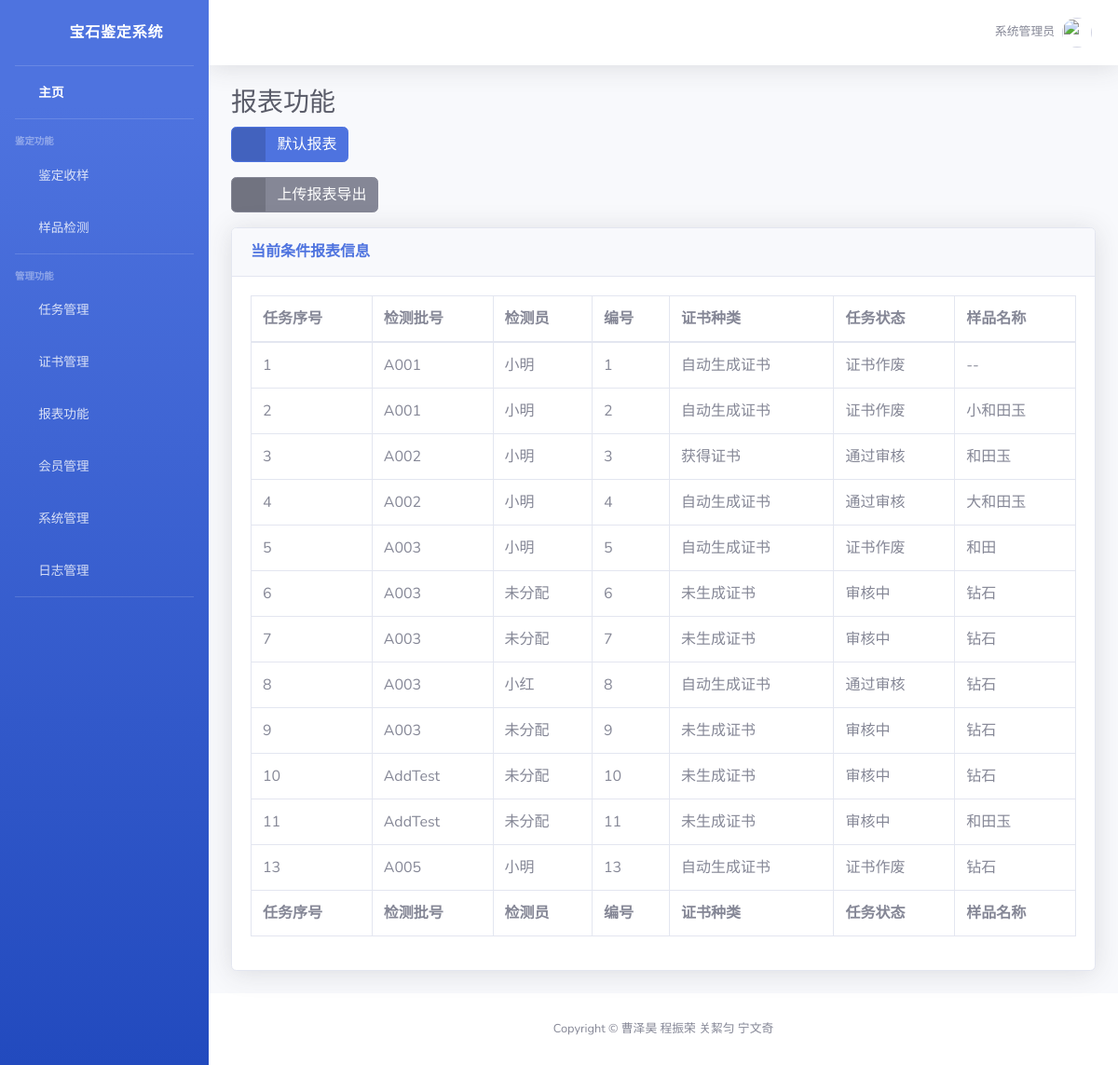
Page /gem/page5/ on the committed database.
### gem/models.py (models this page shows)
class Yangpin(models.Model):
    testNo = models.CharField(max_length=20, default='未填写')
    situation = models.CharField(max_length=20, default='未填写')
    no = models.CharField(max_length=10, default='未填写')
    result = models.CharField(max_length=20, default='未填写')
    appear = models.CharField(max_length=20, default='未填写')
    weight = models.CharField(max_length=20, default='未填写')
    midu = models.CharField(max_length=20, default='未填写')
    zheshe = models.CharField(max_length=20, default='未填写')
    jcy = models.CharField(max_length=20, default='未分配')
    certificate = models.CharField(max_length=20, default='未生成证书')
    name = models.CharField(max_length=20, default='--')

### gem/views.py (the view)
# urls.py: path('page5/', views.page5, name='page5'),
def page5(request):
    if request.method == 'POST':
        response = HttpResponse(content_type='text/csv')
        response['Content-Disposition'] = 'attachment; filename="datas.csv"'
        writer = csv.writer(response)
        writer.writerow(['任务序号', '检测批号', '检测员', '编号', '证书种类', '任务状态', '样品名称'])
        datas = Yangpin.objects.all().values_list('no', 'testNo', 'jcy', 'no', 'certificate', 'situation', 'name')
        for data in datas:
            writer.writerow(data)
        return response
    else:
        v1 = Yangpin.objects.all()
        return render(request, 'page5.html', {'v1': v1})

### gem/templates/page5.html (shortened to what this page needs)
<!DOCTYPE html>
<html>
<head>
    <link href="/static/vendor/fontawesome-free/css/all.min.css" rel="stylesheet" type="text/css">
    <link href="/static/css/sb-admin-2.min.css" rel="stylesheet">
    <link href="/static/vendor/datatables/dataTables.bootstrap4.min.css" rel="stylesheet">
</head>
<body id="page-top">
    <div id="wrapper">
        <ul class="navbar-nav bg-gradient-primary sidebar sidebar-dark accordion" id="accordionSidebar">
            <a class="sidebar-brand d-flex align-items-center justify-content-center" href="/gem/">
                <div class="sidebar-brand-icon rotate-n-15">
                    <i class="fas fa-laugh-wink"></i>
                </div>
                <div class="sidebar-brand-text mx-3">宝石鉴定系统</div>
            </a>
            <hr class="sidebar-divider my-0">
            <li class="nav-item active">
                <a class="nav-link" href="/gem/">
                    <i class="fas fa-fw fa-tachometer-alt"></i>
                    <span>主页</span></a>
            </li>
            <hr class="sidebar-divider">
            <div class="sidebar-heading">
                鉴定功能
            </div>
            <li class="nav-item">
                <a class="nav-link" href="/gem/page1/">
                    <i class="fas fa-fw fa-chart-area"></i>
                    <span>鉴定收样</span></a>
            </li>
            <li class="nav-item">
                <a class="nav-link" href="/gem/page2/">
                    <i class="fas fa-fw fa-chart-area"></i>
                    <span>样品检测</span></a>
            </li>
            <hr class="sidebar-divider">
            <div class="sidebar-heading">
                管理功能
            </div>
            <li class="nav-item">
                <a class="nav-link" href="/gem/page3/">
                    <i class="fas fa-fw fa-table"></i>
                    <span>任务管理</span></a>
            </li>
            <li class="nav-item">
                <a class="nav-link" href="/gem/page4/">
                    <i class="fas fa-fw fa-table"></i>
                    <span>证书管理</span></a>
            </li>
            <li class="nav-item">
                <a class="nav-link" href="/gem/page5/">
                    <i class="fas fa-fw fa-table"></i>
                    <span>报表功能</span></a>
            </li>
            <li class="nav-item">
                <a class="nav-link" href="/gem/page6/">
                    <i class="fas fa-fw fa-table"></i>
                    <span>会员管理</span></a>
            </li>
            <li class="nav-item">
                <a class="nav-link" href="/admin/">
                    <i class="fas fa-fw fa-table"></i>
                    <span>系统管理</span></a>
            </li>
            <li class="nav-item">
                <a class="nav-link" href="/admin/">
                    <i class="fas fa-fw fa-table"></i>
                    <span>日志管理</span></a>
            </li>
            <hr class="sidebar-divider d-none d-md-block">
        </ul>
        <div id="content-wrapper" class="d-flex flex-column">
            <div id="content">
                <nav class="navbar navbar-expand navbar-light bg-white topbar mb-4 static-top shadow">
                    <ul class="navbar-nav ml-auto">
                        <li class="nav-item dropdown no-arrow">
                            <a class="nav-link dropdown-toggle" href="" id="userDropdown" role="button"
                                data-toggle="dropdown" aria-haspopup="true" aria-expanded="false">
                                <span class="mr-2 d-none d-lg-inline text-gray-600 small">系统管理员</span>
                                <img class="img-profile rounded-circle"
                                    src="/static/img/undraw_profile.svg">
                            </a>
                        </li>
                    </ul>
                </nav>
                <div class="container-fluid">
                    <h1 class="h3 mb-2 text-gray-800">报表功能</h1>
                    <a href="" class="btn btn-primary btn-icon-split">
                                        <span class="icon text-white-50">
                                            <i class="fas fa-flag"></i>
                                        </span>
                                        <span class="text">默认报表</span>
                    </a>
                    <form method="post">
                        <button class="btn btn-secondary btn-icon-split" type="submit">
                            <span class="icon text-white-50">
                                <i class="fas fa-arrow-right"></i>
                            </span>
                        <span class="text">上传报表导出</span>
                        </button>
                    </form>
                    <div class="card shadow mb-4">
                        <div class="card-header py-3">
                            <h6 class="m-0 font-weight-bold text-primary">当前条件报表信息</h6>
                        </div>
                        <div class="card-body">
                            <div class="table-responsive">
                                <table class="table table-bordered" id="dataTable" width="100%" cellspacing="0">
                                    <thead>
                                        <tr>
                                            <th>任务序号</th>
                                            <th>检测批号</th>
                                            <th>检测员</th>
                                            <th>编号</th>
                                            <th>证书种类</th>
                                            <th>任务状态</th>
                                            <th>样品名称</th>
                                        </tr>
                                    </thead>
                                    <tfoot>
                                        <tr>
                                            <th>任务序号</th>
                                            <th>检测批号</th>
                                            <th>检测员</th>
                                            <th>编号</th>
                                            <th>证书种类</th>
                                            <th>任务状态</th>
                                            <th>样品名称</th>
                                        </tr>
                                    </tfoot>
                                    <tbody>
                                        {% for v in v1 %}
                                            <tr>
                                                <td>{{ v.no }}</td>
                                                <td>{{ v.testNo }}</td>
                                                <td>{{ v.jcy }}</td>
                                                <td>{{ v.no }}</td>
                                                <td>{{ v.certificate }}</td>
                                                <td>{{ v.situation }}</td>
                                                <td>{{ v.name }}</td>
                                            </tr>
                                        {% endfor %}
                                    </tbody>
                                </table>
                            </div>
                        </div>
                    </div>
                </div>
            </div>
            <footer class="sticky-footer bg-white">
                <div class="container my-auto">
                    <div class="copyright text-center my-auto">
                        <span>Copyright &copy; 曹泽昊 程振荣 关絜匀 宁文奇</span>
                    </div>
                </div>
            </footer>
        </div>
    </div>
</body>
</html>

### rows in the picture
Yangpin: no "1", testNo "A001", jcy "小明", certificate "自动生成证书", situation "证书作废", name "--"
Yangpin: no "2", testNo "A001", jcy "小明", certificate "自动生成证书", situation "证书作废", name "小和田玉"
Yangpin: no "3", testNo "A002", jcy "小明", certificate "获得证书", situation "通过审核", name "和田玉"
Yangpin: no "4", testNo "A002", jcy "小明", certificate "自动生成证书", situation "通过审核", name "大和田玉"
Yangpin: no "5", testNo "A003", jcy "小明", certificate "自动生成证书", situation "证书作废", name "和田"
Yangpin: no "6", testNo "A003", jcy "未分配", certificate "未生成证书", situation "审核中", name "钻石"
Yangpin: no "7", testNo "A003", jcy "未分配", certificate "未生成证书", situation "审核中", name "钻石"
Yangpin: no "8", testNo "A003", jcy "小红", certificate "自动生成证书", situation "通过审核", name "钻石"
Yangpin: no "9", testNo "A003", jcy "未分配", certificate "未生成证书", situation "审核中", name "钻石"
Yangpin: no "10", testNo "AddTest", jcy "未分配", certificate "未生成证书", situation "审核中", name "钻石"
Yangpin: no "11", testNo "AddTest", jcy "未分配", certificate "未生成证书", situation "审核中", name "和田玉"
Yangpin: no "13", testNo "A005", jcy "小明", certificate "自动生成证书", situation "证书作废", name "钻石"
